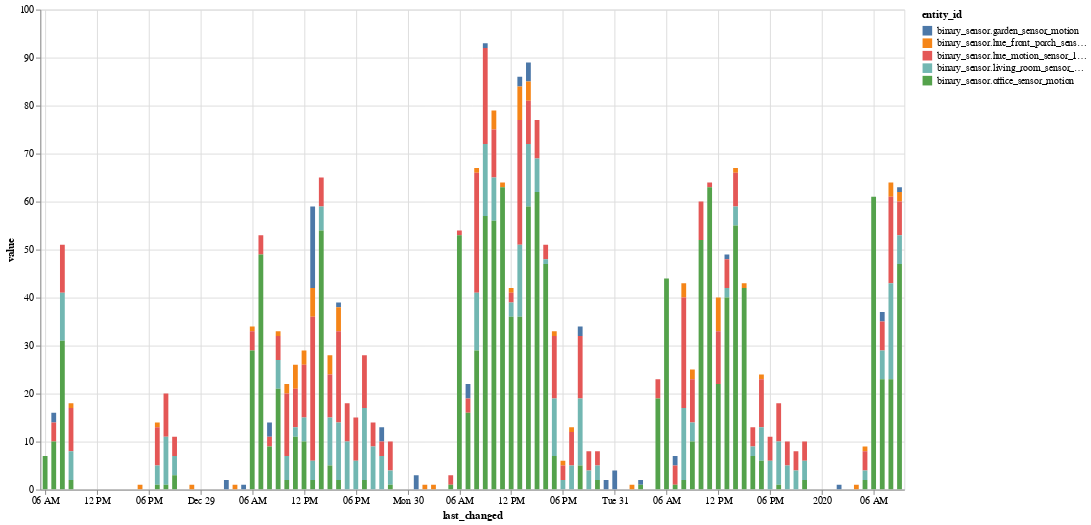

Notebook source saved alongside this figure:
### Code cell
alt.Chart(binary_df_pivot).mark_bar().encode(
    x='last_changed',
    y='value',
    color='entity_id',
    tooltip=['entity_id', 'value', 'last_changed']
).properties(
    width=900,
    height=500
).interactive()

### Figure 1 — Vega-Lite specification as saved in the notebook (floating-point values rounded to 4 significant figures; data arrays with more than 128 entries replaced by an {"elided": "..."} marker saying what was removed)
{"$schema": "https://vega.github.io/schema/vega-lite/v3.4.0.json", "config": {"mark": {"tooltip": null}, "view": {"height": 300, "width": 400}}, "data": {"name": "data-66a4c39eb26f035069036f8951561dad"}, "datasets": {"data-66a4c39eb26f035069036f8951561dad": {"elided": "500 records"}}, "encoding": {"color": {"field": "entity_id", "type": "nominal"}, "tooltip": [{"field": "entity_id", "type": "nominal"}, {"field": "value", "type": "quantitative"}, {"field": "last_changed", "type": "temporal"}], "x": {"field": "last_changed", "type": "temporal"}, "y": {"field": "value", "type": "quantitative"}}, "height": 500, "mark": "bar", "selection": {"selector003": {"bind": "scales", "encodings": ["x", "y"], "type": "interval"}}, "width": 900}
